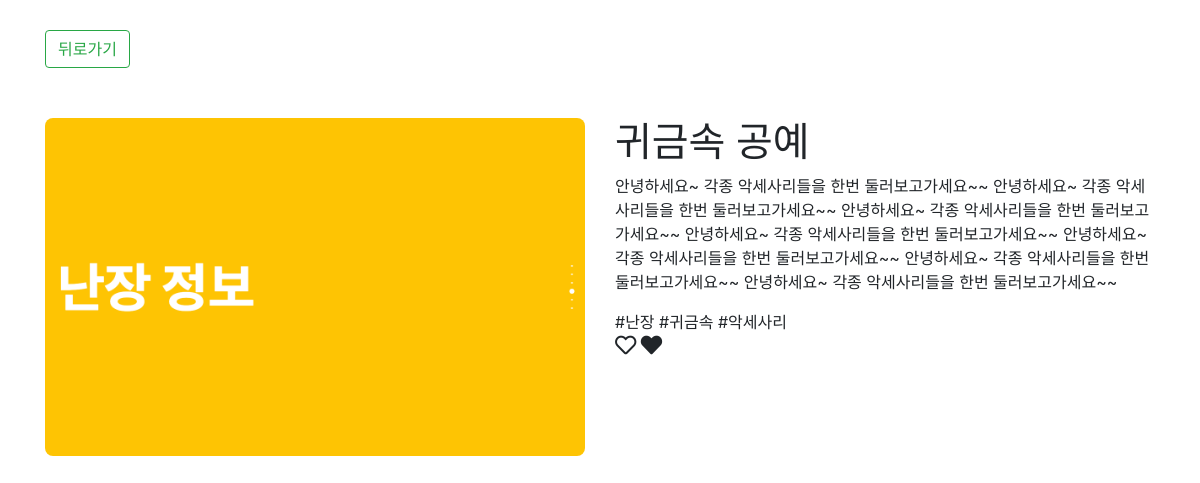
Screenshot of /nanjang/1/ with the database file from the repository.
### nanjang/models.py (models this page shows, shortened)
class Nanjang(models.Model):
    title = models.CharField(max_length=20)
    content = models.TextField(blank=True, null=True)
    menu = models.ImageField(null=True, blank=True, upload_to='home/%Y/%m/%d')
    tags = TaggableManager()

### nanjang/views.py (the view)
# urls.py: path('<int:pk>/', views.NanjangDetailView.as_view(), name='detail'),
class NanjangDetailView(generic.DetailView):
    model = Nanjang

### nanjang/templates/nanjang/nanjang_detail.html (shortened to what this page needs)
{% extends 'home/detail_base.html' %}
{% block content %}
<div class="container">
    <div class="detail_nav">
        <a class="btn btn-outline-success" href="{% url "home:main" %}">뒤로가기</a>
    </div>
    <div class="row">
        <div class="nanjang_image col-md-6">
             {% if object.menu %}
                <img src="{{ object.menu.url }}" class="img-fluid" alt="Responsive image">
            {% else %}
                <img src="/static/image/main.jpg" class="img-fluid" alt="Responsive image">
            {% endif %}
        </div>
        <div class="nanjang_content col-md-6">
            <h1 class="title"> {{ object.title }} </h1>
            <p class="content"> {{ object.content }} </p>
            {% for tag in object.tags.all %}
                <li style="display:inline;"> #{{ tag }} </li>
            {% endfor %}
            <div class="like_section">
                <i class="far fa-heart fa-lg"></i>
                <i class="fas fa-heart fa-lg"></i>
            </div>
        </div>
    </div>
</div>
{% endblock %}

### home/static/css/base.css (style rules this page uses)
* { padding: 0; }
.nanjang_image > img, .jujum_image > img { border-radius: 8px; }
.nanjang_image, .nanjang_content, .jujum_image, .jujum_content { margin-top: 50px; }
.detail_nav { margin-top: 30px; }

### rows the page displays
Nanjang: menu (picture), title "귀금속 공예", content "안녕하세요~ 각종 악세사리들을 한번 둘러보고가세요~~ 안녕하세요~ 각종 악세사리들을 한번 둘러보고가세요~~ 안녕하세요~ 각종 악세사리들을 한번 둘러보고가세요~~ 안녕하세요~ 각종 악세사리들을 한번 둘러보고가세요~~ 안녕하세요~ 각종 악세사리들을 한번 둘러보고가세요~~ 안녕하세요~ 각종 악세사리들을 한번 둘러보고가세요~~ 안녕하세요~ 각종 악세사리들을 한번 둘러보고가세요~~"
Tag: name "난장"
Tag: name "귀금속"
Tag: name "악세사리"
